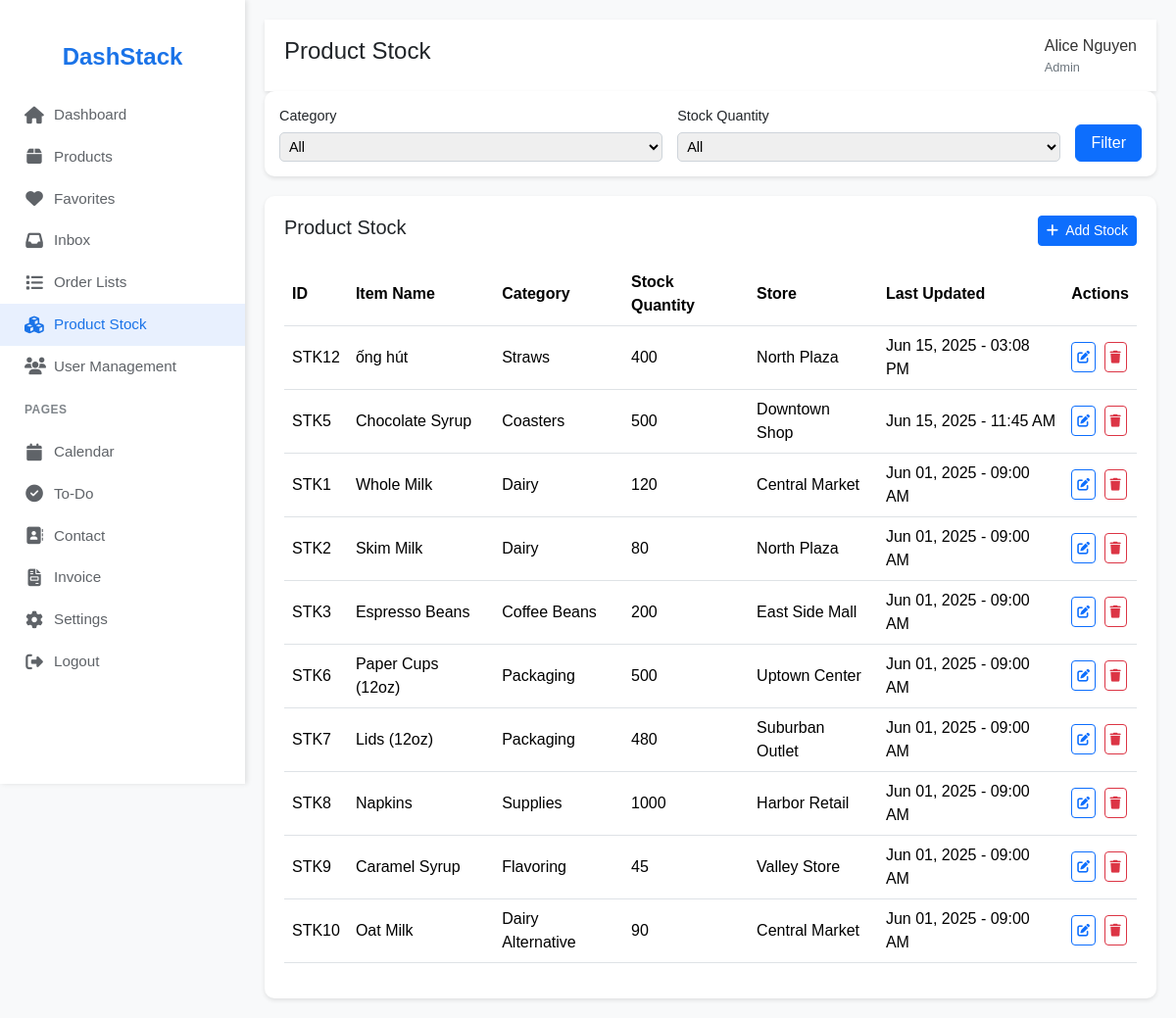
Page /product_stock (signed in) on the committed database.
### tables this page shows
CREATE TABLE admins (
    admin_id TEXT PRIMARY KEY,
    first_name TEXT NOT NULL,
    last_name TEXT NOT NULL,
    email TEXT NOT NULL UNIQUE,
    password TEXT NOT NULL,
    phone TEXT,
    admin_img TEXT
);

CREATE TABLE stock_items (
    stock_item_id TEXT PRIMARY KEY,
    item_name TEXT NOT NULL,
    category TEXT,
    stock_quantity INTEGER NOT NULL CHECK(stock_quantity >= 0),
    store_id TEXT NOT NULL,
    last_updated TEXT NOT NULL,
    FOREIGN KEY (store_id) REFERENCES stores(store_id) ON DELETE RESTRICT
);

CREATE TABLE stores (
    store_id TEXT PRIMARY KEY,
    store_name TEXT NOT NULL,
    address TEXT NOT NULL,
    phone TEXT NOT NULL,
    email TEXT NOT NULL,
    manager_id TEXT NOT NULL,
    FOREIGN KEY (manager_id) REFERENCES managers(manager_id) ON DELETE RESTRICT
);

### app.py (the view)
@app.route('/product_stock')
def product_stock():
    logger.debug("Accessing product_stock route")
    return product_stock_controller.product_stock()

### utils/db.py (called while the page is built)
def get_db_connection():
    conn = sqlite3.connect('database.db')
    conn.row_factory = sqlite3.Row
    conn.execute('PRAGMA foreign_keys = ON')
    return conn

### views/templates/admin_dashboard/dashboard/product_stock.html (shortened to what this page needs)
<!DOCTYPE html>
<html lang="en">
<head>
    <link href="https://cdn.jsdelivr.net/npm/bootstrap@5.3.3/dist/css/bootstrap.min.css" rel="stylesheet">
    <link rel="stylesheet" href="https://cdnjs.cloudflare.com/ajax/libs/font-awesome/6.4.2/css/all.min.css">
</head>
<body>
    <div class="sidebar">
        <div class="logo">DashStack</div>
        <a href="{{ url_for('dashboard') }}" class="{{ 'active' if request.endpoint == 'dashboard' else '' }}"><i class="fas fa-home"></i> Dashboard</a>
        <a href="{{ url_for('admin_products') }}" class="{{ 'active' if request.endpoint == 'products' else '' }}"><i class="fas fa-box"></i> Products</a>
        <a href="{{ url_for('favorites') }}" class="{{ 'active' if request.endpoint == 'favorites' else '' }}"><i class="fas fa-heart"></i> Favorites</a>
        <a href="{{ url_for('inbox') }}" class="{{ 'active' if request.endpoint == 'inbox' else '' }}"><i class="fas fa-inbox"></i> Inbox</a>
        <a href="{{ url_for('order_lists') }}" class="{{ 'active' if request.endpoint == 'order_lists' else '' }}"><i class="fas fa-list"></i> Order Lists</a>
        <a href="{{ url_for('product_stock') }}" class="{{ 'active' if request.endpoint == 'product_stock' else '' }}"><i class="fas fa-cubes"></i> Product Stock</a>
        <a href="{{ url_for('user_management') }}" class="{{ 'active' if request.endpoint == 'user_management' else '' }}"><i class="fas fa-users"></i> User Management</a>
        <h6>PAGES</h6>
        <a href="{{ url_for('calendar') }}" class="{{ 'active' if request.endpoint == 'calendar' else '' }}"><i class="fas fa-calendar"></i> Calendar</a>
        <a href="{{ url_for('to_do_list') }}" class="{{ 'active' if request.endpoint == 'to_do_list' else '' }}"><i class="fas fa-check-circle"></i> To-Do</a>
        <a href="{{ url_for('contact') }}" class="{{ 'active' if request.endpoint == 'contact' else '' }}"><i class="fas fa-address-book"></i> Contact</a>
        <a href="{{ url_for('invoices') }}" class="{{ 'active' if request.endpoint == 'invoices' else '' }}"><i class="fas fa-file-invoice"></i> Invoice</a>
        <a href="{{ url_for('setting') }}" class="{{ 'active' if request.endpoint == 'setting' else '' }}"><i class="fas fa-cog"></i> Settings</a>
        <a href="{{ url_for('logout') }}" class="{{ 'active' if request.endpoint == 'logout' else '' }}"><i class="fas fa-sign-out-alt"></i> Logout</a>
    </div>
    <div class="main-content">
        <div class="header">
            <h4>Product Stock</h4>
            <div class="d-flex align-items-center">
                <div class="user-profile">
                    <div class="user-info">
                        <span class="name">{{ admin['first_name'] }} {{ admin['last_name'] }}</span>
                        <span class="role">Admin</span>
                    </div>
                </div>
            </div>
        </div>
        <div class="filter-form">
            <div class="form-group">
                <label for="categoryFilter">Category</label>
                <select id="categoryFilter">
                    <option value="">All</option>
                </select>
            </div>
            <div class="form-group">
                <label for="stockFilter">Stock Quantity</label>
                <select id="stockFilter">
                    <option value="">All</option>
                </select>
            </div>
            <button class="btn btn-primary" onclick="filterStock()">Filter</button>
        </div>
        <div class="table-container">
            <div class="d-flex justify-content-between align-items-center mb-3">
                <h5>Product Stock</h5>
                <button class="btn btn-primary btn-sm" id="addStockBtn" data-bs-toggle="modal" data-bs-target="#addStockModal">
                    <i class="fas fa-plus me-1"></i> Add Stock
                </button>
            </div>
            <table class="table table-hover" id="stockTable">
                <thead>
                    <tr>
                        <th>ID</th>
                        <th>Item Name</th>
                        <th>Category</th>
                        <th>Stock Quantity</th>
                        <th>Store</th>
                        <th>Last Updated</th>
                        <th>Actions</th>
                    </tr>
                </thead>
                <tbody>
                    {% for item in stock_items %}
                    <tr data-stock-item-id="{{ item.stock_item_id }}" data-category="{{ item.category }}" data-stock="{{ item.stock_quantity }}">
                        <td>{{ item.stock_item_id }}</td>
                        <td>{{ item.item_name }}</td>
                        <td>{{ item.category }}</td>
                        <td>{{ item.stock_quantity }}</td>
                        <td>{{ item.store_name }}</td>
                        <td>{{ item.formatted_last_updated }}</td>
                        <td class="actions">
                            <button class="btn btn-sm btn-outline-primary me-1 edit-item-btn"
                                    data-bs-toggle="modal" data-bs-target="#editStockModal"
                                    data-item-id="{{ item.stock_item_id }}"
                                    data-item-name="{{ item.item_name }}"
                                    data-category="{{ item.category }}"
                                    data-stock-quantity="{{ item.stock_quantity }}"
                                    data-store-id="{{ item.store_id }}">
                                <i class="fas fa-edit"></i>
                            </button>
                            <button class="btn btn-sm btn-outline-danger delete-item-btn"
                                    data-item-id="{{ item.stock_item_id }}">
                                <i class="fas fa-trash"></i>
                            </button>
                        </td>
                    </tr>
                    {% endfor %}
                </tbody>
            </table>
        </div>
    </div>
</body>
</html>

### views/templates/admin_dashboard/dashboard/product_stock.html (style rules this page uses)
body { font-family: 'Arial', sans-serif; background-color: #f8f9fa; }
.sidebar { background-color: white; height: 100vh; position: fixed; top: 0; left: 0; width: 250px; padding-top: 20px; box-shadow: 2px 0 5px rgba(0,0,0,0.1); }
.sidebar .logo { font-size: 1.5rem; font-weight: 600; color: #1a73e8; padding: 20px 25px; display: block; text-align: center; }
.sidebar a { color: #5f6368; padding: 10px 25px; display: flex; align-items: center; text-decoration: none; font-size: 0.95rem; font-weight: 500; transition: all 0.2s ease; }
.sidebar a i { margin-right: 10px; font-size: 1.1rem; width: 20px; text-align: center; }
.sidebar a:hover, .sidebar a.active { background-color: #e8f0fe; color: #1a73e8; }
.sidebar h6 { color: #80868b; font-size: 0.75rem; font-weight: 600; padding: 15px 25px; margin: 0; letter-spacing: 0.5px; }
.main-content { margin-left: 250px; padding: 20px; }
.header { background-color: white; padding: 15px 20px; box-shadow: 0 2px 4px rgba(0,0,0,0.1); display: flex; justify-content: space-between; align-items: center; }
.user-profile { display: flex; align-items: center; gap: 10px; }
.user-profile .user-info { display: flex; flex-direction: column; }
.user-profile .name { font-size: 1rem; font-weight: 500; color: #333; }
.user-profile .role { font-size: 0.8rem; color: #6c757d; }
.filter-form { background-color: white; border-radius: 10px; padding: 15px; box-shadow: 0 2px 4px rgba(0,0,0,0.1); margin-bottom: 20px; display: flex; flex-wrap: wrap; gap: 15px; align-items: flex-end; }
.filter-form .form-group { flex: 1; min-width: 150px; }
.filter-form .form-group label { font-size: 0.9rem; margin-bottom: 5px; display: block; }
.filter-form select, .filter-form input { width: 100%; padding: 5px; font-size: 0.9rem; border-radius: 5px; border: 1px solid #ced4da; }
.filter-form .btn { padding: 5px 15px; height: 38px; }
.table-container { background-color: white; border-radius: 10px; padding: 20px; box-shadow: 0 2px 4px rgba(0,0,0,0.1); }
.table th, .table td { vertical-align: middle; }
.table .actions .btn { font-size: 0.8rem; padding: 5px; }

### rows in the picture
admins: first_name "Alice", last_name "Nguyen"
stock_items: stock_item_id "STK12", item_name "ống hút", category "Straws", stock_quantity "400", store_name "North Plaza", formatted_last_updated "Jun 15, 2025 - 03:08 PM"
stock_items: stock_item_id "STK5", item_name "Chocolate Syrup", category "Coasters", stock_quantity "500", store_name "Downtown Shop", formatted_last_updated "Jun 15, 2025 - 11:45 AM"
stock_items: stock_item_id "STK1", item_name "Whole Milk", category "Dairy", stock_quantity "120", store_name "Central Market", formatted_last_updated "Jun 01, 2025 - 09:00 AM"
stock_items: stock_item_id "STK2", item_name "Skim Milk", category "Dairy", stock_quantity "80", store_name "North Plaza", formatted_last_updated "Jun 01, 2025 - 09:00 AM"
stock_items: stock_item_id "STK3", item_name "Espresso Beans", category "Coffee Beans", stock_quantity "200", store_name "East Side Mall", formatted_last_updated "Jun 01, 2025 - 09:00 AM"
stock_items: stock_item_id "STK6", item_name "Paper Cups (12oz)", category "Packaging", stock_quantity "500", store_name "Uptown Center", formatted_last_updated "Jun 01, 2025 - 09:00 AM"
stock_items: stock_item_id "STK7", item_name "Lids (12oz)", category "Packaging", stock_quantity "480", store_name "Suburban Outlet", formatted_last_updated "Jun 01, 2025 - 09:00 AM"
stock_items: stock_item_id "STK8", item_name "Napkins", category "Supplies", stock_quantity "1000", store_name "Harbor Retail", formatted_last_updated "Jun 01, 2025 - 09:00 AM"
stock_items: stock_item_id "STK9", item_name "Caramel Syrup", category "Flavoring", stock_quantity "45", store_name "Valley Store", formatted_last_updated "Jun 01, 2025 - 09:00 AM"
stock_items: stock_item_id "STK10", item_name "Oat Milk", category "Dairy Alternative", stock_quantity "90", store_name "Central Market", formatted_last_updated "Jun 01, 2025 - 09:00 AM"
